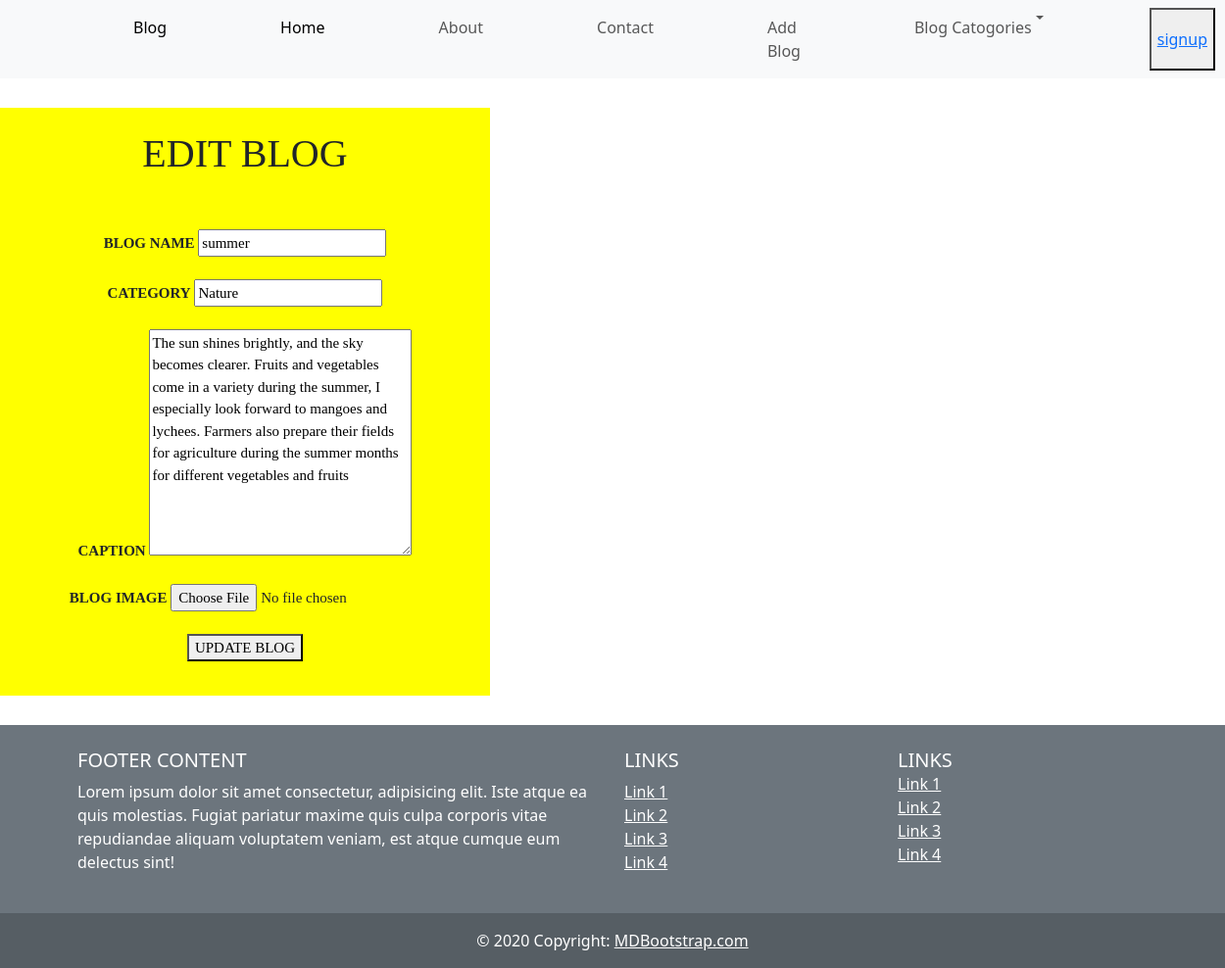
/edit/18, run on the app's committed database.
### blog_app/models.py (models this page shows, shortened)
class Bloglist(models.Model):
    Blog_id=models.AutoField(primary_key=True)
    Author_name=models.CharField(max_length=200)
    Publish_date=models.DateTimeField()
    Blog_category=models.CharField(choices=CATEGORY_CHOICES,max_length=200 ,default='SO')
    Blog_title=models.CharField(max_length=400)
    Blog_caption=models.CharField(max_length=500)
    Blog_image=models.ImageField(upload_to="blogs",null=True,blank=True)
    likes=models.ManyToManyField(User,related_name="like_blog",blank=True)

### blog_app/views.py (the view, shortened to what this page needs)
# urls.py: path('edit/<int:vid>',views.edit,name='edit'),
def edit(request,vid):
    single_blog=Bloglist.objects.get(Blog_id=vid)
    return render(request,"edit.html",{"single_blog":single_blog})

### templates/edit.html (shortened to what this page needs)
{%extends "home.html"%}
{%block content%}
<form action="" method="POST" enctype="multipart/form-data">
    <div class="box" style="background-color: yellow; height: 600px; width: 500px; font-size: 15px; font-family: initial;text-align: center; font-weight: 700;display: flex;justify-content: center;margin-top: 30px; margin-bottom: 30px;">
        <div>
            <br>
            <h1>EDIT BLOG</h1>
            <br><br>
            <form method="post" enctype="multipart/form-data">
                <label for="Blog_title">BLOG NAME</label>
                <input value="{{ single_blog.Blog_title }}" type="text" name="Blog_title">
                <br><br>
                <label for="Blog_category">CATEGORY</label>
                <input value="{{ single_blog.Blog_category }}" type="text" name="Blog_category">
                <br><br>
                <label for="Blog_caption">CAPTION</label>
                <textarea name="Blog_caption" id="" cols="30" rows="10">{{ single_blog.Blog_caption }}</textarea>
                <br><br>
                <label for="Blog_image">BLOG IMAGE</label>
                <input accept="image/*" type="file" name="Blog_image">
                <br><br>
                <button type="submit">UPDATE BLOG</button>
            </form>
        </div>
    </div>
</form>
{%endblock%}

### data on the page
Bloglist: Blog_title "summer", Blog_category "Nature", Blog_caption "The sun shines brightly, and the sky becomes clearer. Fruits and vegetables come in a variety during the summer, I especially look forward to mangoes and lychees. Farmers also prepare their fields for agriculture during the summer months for different vegetables and fruits"
